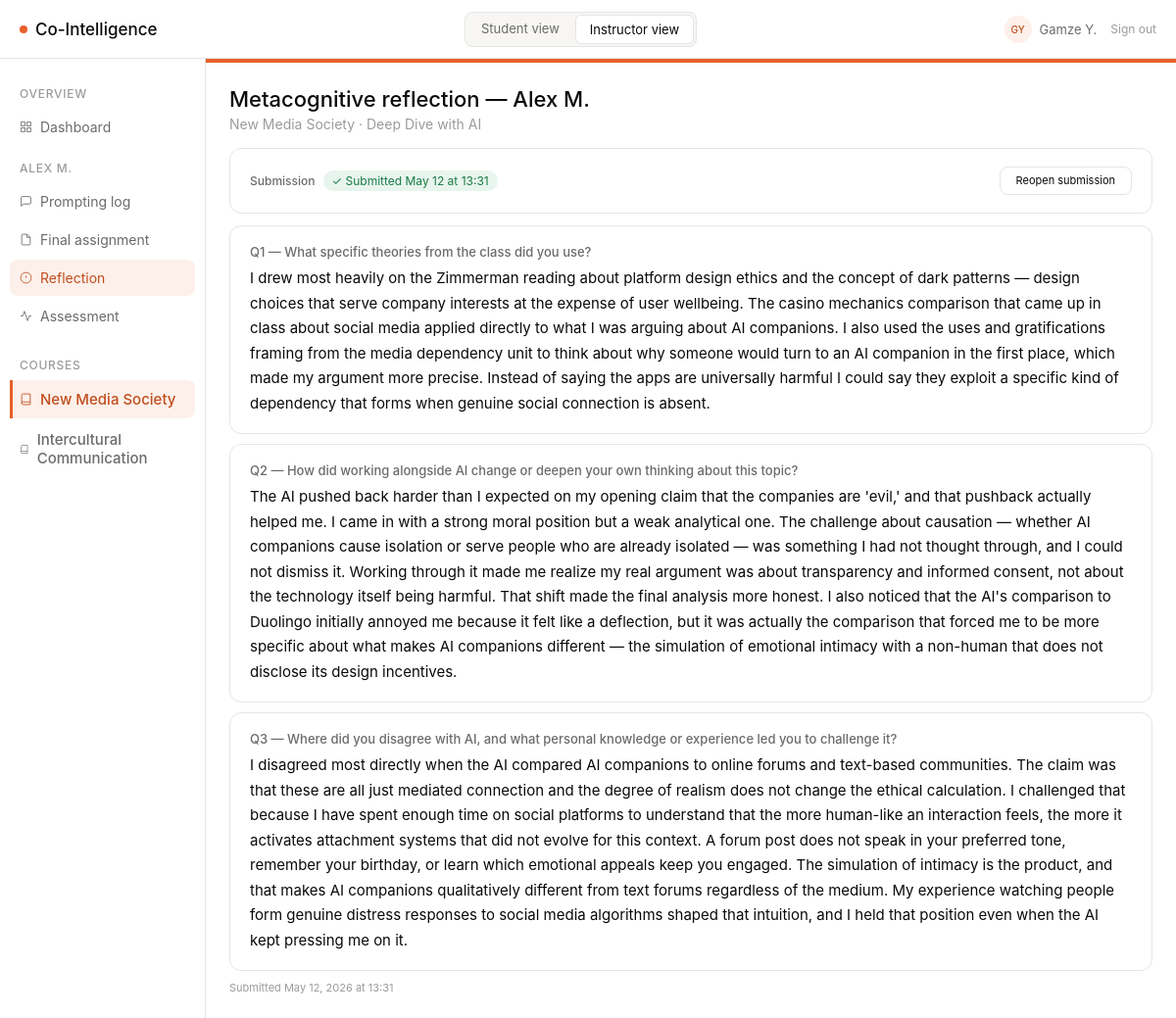
The app's page /instructor/student/1/reflection (signed in), older data.
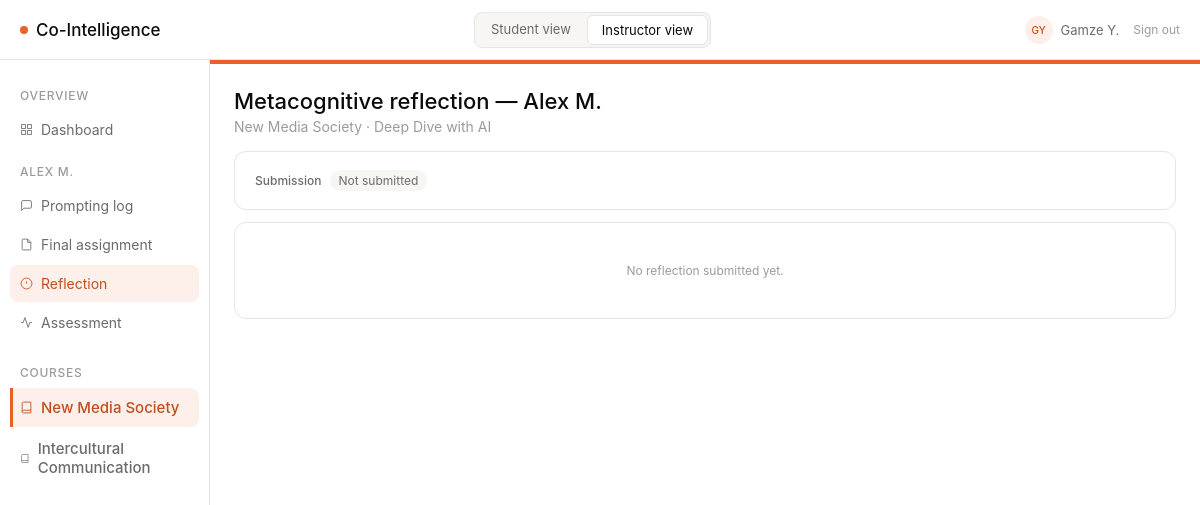
The same page, newer data.
### models/models.py (models this page shows, shortened)
class Reflection(db.Model):
    __tablename__ = "reflections"
    id = db.Column(db.Integer, primary_key=True)
    student_id = db.Column(db.Integer, db.ForeignKey("students.id"), nullable=False)
    assignment_id = db.Column(db.Integer, db.ForeignKey("assignments.id"), nullable=False)
    question_1 = db.Column(db.Text, nullable=False)
    question_2 = db.Column(db.Text, nullable=False)
    question_3 = db.Column(db.Text, nullable=False)
    submitted_at = db.Column(db.DateTime, default=datetime.utcnow)
    is_submitted = db.Column(db.Boolean, nullable=False, default=False)
    is_reopened = db.Column(db.Boolean, nullable=False, default=False)
    reopened_at = db.Column(db.DateTime, nullable=True)
    resubmitted_at = db.Column(db.DateTime, nullable=True)
    student = db.relationship("Student", back_populates="reflections")
    assignment = db.relationship("Assignment", back_populates="reflections")

class ReflectionConfig(db.Model):
    __tablename__ = "reflection_configs"
    id = db.Column(db.Integer, primary_key=True)
    assignment_id = db.Column(db.Integer, db.ForeignKey("assignments.id"), nullable=False, unique=True)
    question_1 = db.Column(db.Text, nullable=False)
    question_2 = db.Column(db.Text, nullable=False)
    question_3 = db.Column(db.Text, nullable=False)
    hint_1 = db.Column(db.Text, nullable=True)
    hint_2 = db.Column(db.Text, nullable=True)
    hint_3 = db.Column(db.Text, nullable=True)
    updated_at = db.Column(db.DateTime, default=datetime.utcnow)
    assignment = db.relationship("Assignment")

### routes/instructor_routes.py (the view)
@instructor_bp.route("/student/<int:student_id>/reflection")
def reflection(student_id):
    student = Student.query.get_or_404(student_id)
    course, assignment = _get_base_for_student(student)
    reflection = Reflection.query.filter_by(
        student_id=student_id, assignment_id=assignment.id
    ).first()
    questions = _get_reflection_config(assignment.id)
    grade = Grade.query.filter_by(student_id=student_id, assignment_id=assignment.id).first()
    return render_template(
        "instructor/reflection.html",
        course=course,
        assignment=assignment,
        student=student,
        reflection=reflection,
        questions=questions,
        grade=grade,
    )

### routes/instructor_routes.py (called while the page is built)
@instructor_bp.before_request
def require_instructor_role():
    if not current_user.is_authenticated:
        return redirect(url_for("login"))
    if current_user.role not in ("instructor", "dev"):
        return redirect(url_for("student.prompting"))

def _get_base_for_student(student):
    course = Course.query.get(student.course_id)
    assignment = Assignment.query.filter_by(course_id=course.id).first()
    return course, assignment

def _get_reflection_config(assignment_id):
    cfg = ReflectionConfig.query.filter_by(assignment_id=assignment_id).first()
    if cfg:
        return {
            "question_1": cfg.question_1,
            "question_2": cfg.question_2,
            "question_3": cfg.question_3,
            "hint_1": cfg.hint_1 or "",
            "hint_2": cfg.hint_2 or "",
            "hint_3": cfg.hint_3 or "",
        }
    return {k: (v or "") for k, v in DEFAULT_REFLECTION_QUESTIONS.items()}

### templates/instructor/reflection.html (shortened to what this page needs)
{% extends "base.html" %}
{% block sidebar %}{% include "instructor/_student_sidebar.html" %}{% endblock %}
{% block content %}
<div style="margin-bottom:16px;">
  <h1 class="page-title">Metacognitive reflection &mdash; {{ student.name }}</h1>
  <div class="page-sub">{{ course.name }} &middot; {{ assignment.title }}</div>
</div>
<div class="card" style="margin-bottom:12px;">
  <div style="display:flex;align-items:center;justify-content:space-between;flex-wrap:wrap;gap:8px;">
    <div style="display:flex;align-items:center;gap:8px;">
      <span style="font-size:12px;font-weight:500;color:var(--text-secondary);">Submission</span>
      {% if reflection %}
        {% if reflection.is_reopened %}
          <span class="pill" style="background:#fef3e2;color:#92580a;">Reopened</span>
        {% elif reflection.is_submitted %}
          <span class="pill" style="background:#e8f5ee;color:#1a7a45;">&#10003; Submitted {{ reflection.submitted_at.strftime('%b %d at %H:%M') }}</span>
        {% else %}
          <span class="pill" style="background:var(--bg-surface);color:var(--text-secondary);">Not submitted</span>
        {% endif %}
      {% else %}
        <span class="pill" style="background:var(--bg-surface);color:var(--text-secondary);">Not submitted</span>
      {% endif %}
    </div>
    {% if reflection and reflection.is_submitted and not reflection.is_reopened %}
    <button class="btn" style="font-size:11px;" onclick="reopenReflection()">Reopen submission</button>
    {% endif %}
  </div>
</div>
{% if reflection %}
<div class="card q-card">
  <div class="q-label">Q1 — {{ questions['question_1'] }}</div>
  <div class="q-answer">{{ reflection.question_1 }}</div>
</div>
<div class="card q-card">
  <div class="q-label">Q2 — {{ questions['question_2'] }}</div>
  <div class="q-answer">{{ reflection.question_2 }}</div>
</div>
<div class="card q-card">
  <div class="q-label">Q3 — {{ questions['question_3'] }}</div>
  <div class="q-answer">{{ reflection.question_3 }}</div>
</div>
<div style="font-size:11px;color:var(--text-tertiary);margin-top:8px;">
  Submitted {{ reflection.submitted_at.strftime('%b %d, %Y at %H:%M') }}
</div>
{% else %}
<div class="card" style="text-align:center;padding:40px 0;color:var(--text-tertiary);font-size:12px;">
  No reflection submitted yet.
</div>
{% endif %}
{% endblock %}

Row changes from the older to the newer data that the page shows:
removed Reflection: submitted_at "May 12 at 13:31", question_1 "I drew most heavily on the Zimmerman reading about platform design ethics and the concept of dark patterns — design choices that serve company interests at the expense of user wellbeing. The casino mechanics comparison that came up in class about social media applied directly to what I was arguing about AI companions. I also used the uses and gratifications framing from the media dependency unit to think about why someone would turn to an AI companion in the first place, which made my argument more precise. Instead of saying the apps are universally harmful I could say they exploit a specific kind of dependency that forms when genuine social connection is absent.", question_2 "The AI pushed back harder than I expected on my opening claim that the companies are 'evil,' and that pushback actually helped me. I came in with a strong moral position but a weak analytical one. The challenge about causation — whether AI companions cause isolation or serve people who are already isolated — was something I had not thought through, and I could not dismiss it. Working through it made me realize my real argument was about transparency and informed consent, not about the technology itself being harmful. That shift made the final analysis more honest. I also noticed that the AI's comparison to Duolingo initially annoyed me because it felt like a deflection, but it was actually…", question_3 "I disagreed most directly when the AI compared AI companions to online forums and text-based communities. The claim was that these are all just mediated connection and the degree of realism does not change the ethical calculation. I challenged that because I have spent enough time on social platforms to understand that the more human-like an interaction feels, the more it activates attachment systems that did not evolve for this context. A forum post does not speak in your preferred tone, remember your birthday, or learn which emotional appeals keep you engaged. The simulation of intimacy is the product, and that makes AI companions qualitatively different from text forums regardless of the…", submitted_at "May 12, 2026 at 13:31"
no longer on this page (row edited): ReflectionConfig: question_1 "What specific theories from the class did you use?", question_2 "How did working alongside AI change or deepen your own thinking about this topic?", question_3 "Where did you disagree with AI, and what personal knowledge or experience led you to challenge it?"
Text that changed along with them:
text no longer shown: "✓ Submitted Reopen submission Q1 — Q2 — Q3 — Submitted"
text now shown: "Not submitted No reflection submitted yet."
